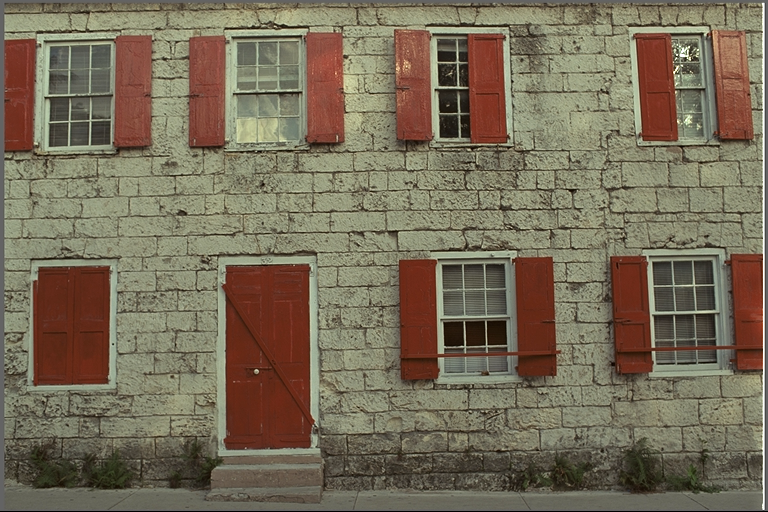
%> input picture BIQE/im1.png, 768 x 512 px
$ octave demo.m   (GNU Octave 9; MATLAB toolbox functions it lacks are replaced by stand-ins)
%> lines starting %> are read from the running program, lines starting %| are printed output that depends on the picture
%> further down, im1 is the input picture: size 512x768x3 uint8; mean R, G, B 119.8, 108.7, 88.4
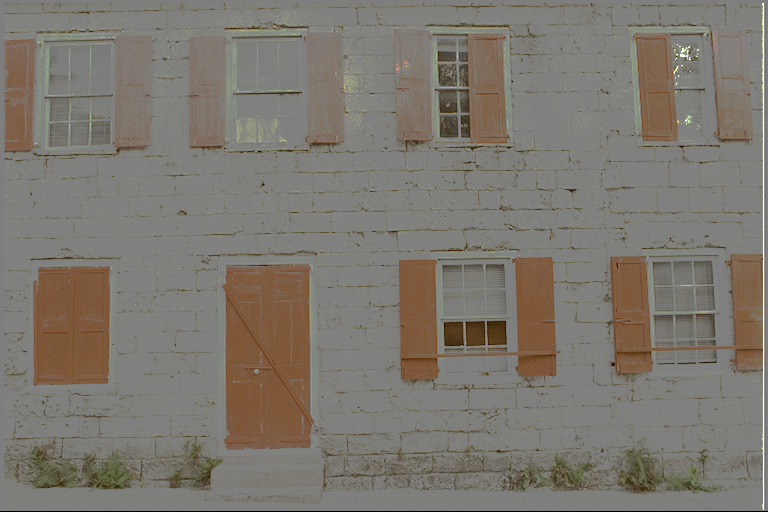
%> input picture BIQE/im2.png, 768 x 512 px
%> further down, im2 is the input picture: size 512x768x3 uint8; mean R, G, B 125, 119.5, 111.5
### BIQE/computequality.m
function  quality = computequality(im,mu_prisparam,cov_prisparam,principleVectors,meanOfSampleData)

blocksizerow    = 84;
blocksizecol    = 84;
blockrowoverlap = 0;
blockcoloverlap = 0;
sigmaForGauDerivative = 1.66;
KforLog = 0.00001;
normalizedWidth = 524;
minWaveLength = 2.4;
sigmaOnf = 0.55;
mult = 1.31;
dThetaOnSigma = 1.10;
scaleFactorForLoG = 0.87;
scaleFactorForGaussianDer = 0.28;
sigmaForDownsample = 0.9;

infConst = 10000;
nanConst = 2000;

window = fspecial('gaussian',5,5/6);
window = window/sum(sum(window));

im = imresize(im, [normalizedWidth normalizedWidth]);
% ---------------------------------------------------------------
%Number of features, 234 features at each scale
featnum = 234;
%----------------------------------------------------------------
%Compute features
imColor = double(im);

O1 = 0.3*imColor(:,:,1) + 0.04*imColor(:,:,2) - 0.35*imColor(:,:,3);
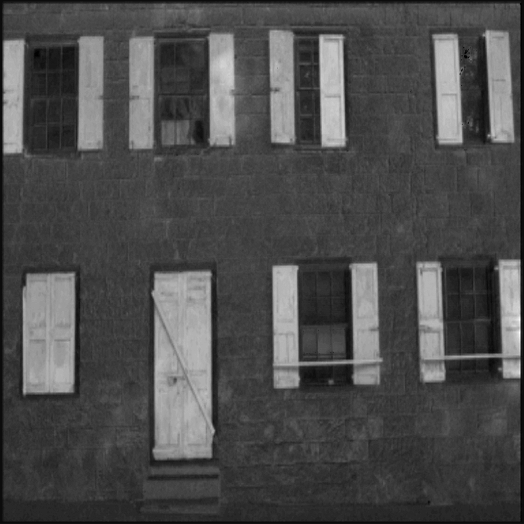
%> O1: size 524x524 double; min -3.02, max 37.62, mean 9.3; drawn with min black and max white
O2 = 0.34*imColor(:,:,1) - 0.6*imColor(:,:,2) + 0.17*imColor(:,:,3);
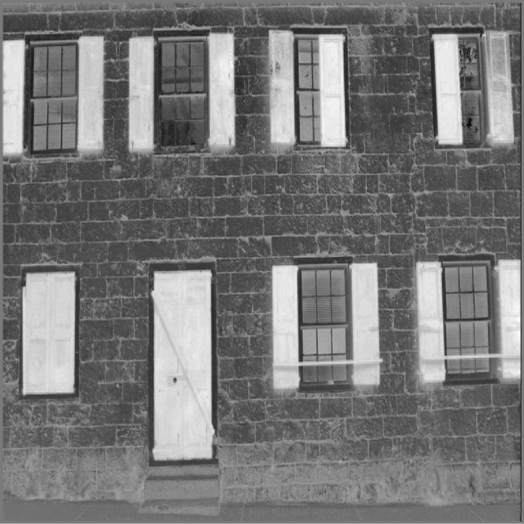
%> O2: size 524x524 double; min -37.17, max 21.86, mean -9.5; drawn with min black and max white
O3 = 0.06*imColor(:,:,1) + 0.63*imColor(:,:,2) + 0.27*imColor(:,:,3);

RChannel = imColor(:,:,1);
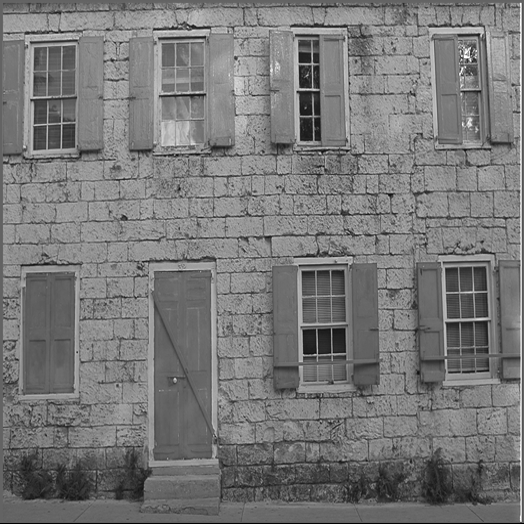
%> RChannel: size 524x524 double; min 0, max 255, mean 119.8
GChannel = imColor(:,:,2);
BChannel = imColor(:,:,3);

[row, col] = size(O3);
%> row = 524; col = 524
block_rownum = floor(row/blocksizerow);
%> block_rownum = 6
block_colnum = floor(col/blocksizecol);
%> block_colnum = 6
O1 = O1(1:block_rownum*blocksizerow,1:block_colnum*blocksizecol);
O2 = O2(1:block_rownum*blocksizerow,1:block_colnum*blocksizecol);
O3 = O3(1:block_rownum*blocksizerow,1:block_colnum*blocksizecol);
RChannel = RChannel(1:block_rownum*blocksizerow,1:block_colnum*blocksizecol);
GChannel = GChannel(1:block_rownum*blocksizerow,1:block_colnum*blocksizecol);
BChannel = BChannel(1:block_rownum*blocksizerow,1:block_colnum*blocksizecol);

feat = [];

for itr_scale = 1:2
    mu  = imfilter(O3,window,'replicate');
    mu_sq  = mu.*mu;
    sigma = sqrt(abs(imfilter(O3.*O3,window,'replicate') - mu_sq));
    structdis = (O3-mu)./(sigma+1);

    [dx, dy] = gauDerivative(sigmaForGauDerivative/(itr_scale^scaleFactorForGaussianDer));
    compRes = conv2(O1, dx + 1i*dy, 'same');
    IxO1 = real(compRes);
    IyO1 = imag(compRes);
    GMO1 = sqrt(IxO1.^2 + IyO1.^2) + eps;

    compRes = conv2(O2, dx + 1i*dy, 'same');
    IxO2 = real(compRes);
    IyO2 = imag(compRes);
    GMO2 = sqrt(IxO2.^2 + IyO2.^2) + eps;

    compRes = conv2(O3, dx + 1i*dy, 'same');
    IxO3 = real(compRes);
    IyO3 = imag(compRes);
    GMO3 = sqrt(IxO3.^2 + IyO3.^2) + eps;


        logR = log(RChannel + KforLog);
        logG = log(GChannel + KforLog);
        logB = log(BChannel + KforLog);
        logRMS = logR - mean2(logR);
        logGMS = logG - mean2(logG);
        logBMS = logB - mean2(logB);

        Intensity = (logRMS + logGMS + logBMS) / sqrt(3);
        BY = (logRMS + logGMS - 2 * logBMS) / sqrt(6);
        RG = (logRMS - logGMS) / sqrt(2);


    compositeMat = zeros(size(structdis,1),size(structdis,2),109);
    compositeMat(:,:,1) = structdis;
    compositeMat(:,:,2) = GMO1;
    compositeMat(:,:,3) = GMO2;
    compositeMat(:,:,4) = GMO3;
    compositeMat(:,:,5) = Intensity;
    compositeMat(:,:,6) = BY;
    compositeMat(:,:,7) = RG;
    compositeMat(:,:,8) = IxO1;
    compositeMat(:,:,9) = IyO1;
    compositeMat(:,:,10) = IxO2;
    compositeMat(:,:,11) = IyO2;
    compositeMat(:,:,12) = IxO3;
    compositeMat(:,:,13) = IyO3;

        [rows,cols] = size(O3);
        LGFilters = logGabors(rows,cols,minWaveLength/(itr_scale^scaleFactorForLoG),sigmaOnf,mult,dThetaOnSigma);
        fftIm = fft2(O3);
        logResponse = zeros(rows,cols,24);
        partialDer = zeros(rows,cols,48);
        GM = zeros(rows,cols,24);
        for scaleIndex = 1:3
            for oriIndex = 1:4
                    response = ifft2(LGFilters{scaleIndex,oriIndex}.*fftIm);
                    realRes = real(response);
                    imagRes = imag(response);

                    compRes = conv2(realRes, dx + 1i*dy, 'same');
                    partialXReal = real(compRes);
                    partialYReal = imag(compRes);
                    realGM = sqrt(partialXReal.^2 + partialYReal.^2) + eps;
                    compRes = conv2(imagRes, dx + 1i*dy, 'same');
                    partialXImag = real(compRes);
                    partialYImag = imag(compRes);
                    imagGM = sqrt(partialXImag.^2 + partialYImag.^2) + eps;
                    logResponse(:,:,(scaleIndex-1)*8 + (oriIndex-1) * 2 + 1) = realRes;
                    logResponse(:,:,(scaleIndex-1)*8 + (oriIndex-1) * 2 + 2) = imagRes;

                    partialDer(:,:,(scaleIndex-1)*16 + (oriIndex-1) * 4 + 1) = partialXReal;
                    partialDer(:,:,(scaleIndex-1)*16 + (oriIndex-1) * 4 + 2) = partialYReal;
                    partialDer(:,:,(scaleIndex-1)*16 + (oriIndex-1) * 4 + 3) = partialXImag;
                    partialDer(:,:,(scaleIndex-1)*16 + (oriIndex-1) * 4 + 4) = partialYImag;

                    GM(:,:,(scaleIndex-1)*8 + (oriIndex-1) * 2 + 1) = realGM;
                    GM(:,:,(scaleIndex-1)*8 + (oriIndex-1) * 2 + 2) = imagGM;
            end
        end
    compositeMat(:,:,14:37) = logResponse;
    compositeMat(:,:,38:85) = partialDer;
    compositeMat(:,:,86:109) = GM;

    feat_scale = blockproc(compositeMat,[blocksizerow/itr_scale blocksizecol/itr_scale],@computefeature,...
                               'BorderSize', [blockrowoverlap/itr_scale blockcoloverlap/itr_scale],...
                               'PadMethod','symmetric','UseParallel',1,'TrimBorder',0);
    feat_scale = reshape(feat_scale,[featnum size(feat_scale,1)*size(feat_scale,2)/featnum]);
    feat_scale = feat_scale';

     feat = [feat feat_scale];
        gauForDS = fspecial('gaussian',ceil(6*sigmaForDownsample),sigmaForDownsample);
        filterResult = imfilter(O1,gauForDS,'replicate');
        O1 = filterResult(1:2:end,1:2:end);
        filterResult = imfilter(O2,gauForDS,'replicate');
        O2 = filterResult(1:2:end,1:2:end);
        filterResult = imfilter(O3,gauForDS,'replicate');
        O3 = filterResult(1:2:end,1:2:end);

        filterResult = imfilter(RChannel,gauForDS,'replicate');
        RChannel = filterResult(1:2:end,1:2:end);
        filterResult = imfilter(GChannel,gauForDS,'replicate');
        GChannel = filterResult(1:2:end,1:2:end);
        filterResult = imfilter(BChannel,gauForDS,'replicate');
        BChannel = filterResult(1:2:end,1:2:end);
end

% Fit a MVG model to distorted patch features
infIndicator = isinf(feat);
feat(infIndicator) = infConst;

data = feat';
meanMatrix = repmat(meanOfSampleData,1,size(data,2));
coefficientsViaPCA = principleVectors'*(data - meanMatrix);

distparam = coefficientsViaPCA';
mu_distparam     = nanmean(distparam);
cov_distparam    = nancov(distparam);

nanIndicator = isnan(mu_distparam);
mu_distparam(nanIndicator) = nanConst;
nanIndicator = isnan(cov_distparam);
cov_distparam(nanIndicator) = nanConst;

invcov_param = pinv((cov_prisparam+cov_distparam)/2);
dist = [];
for indexFeature = 1:size(distparam,1)
    currentFea = distparam(indexFeature,:);
    %currentFea may contain nan fields and they are replaced by the
    %corresponding fields in mu_distparam
    nanIndicator = isnan(currentFea);
    currentFea(nanIndicator) = mu_distparam(nanIndicator);

    thisDist = sqrt((currentFea - mu_prisparam)*invcov_param*(currentFea - mu_prisparam)');
    dist = [dist;thisDist];
end
quality = mean(dist);

### BIQE/computefeature.m
function feat = computefeature(structdis)
data = structdis.data;
feat = [];

MSCN = data(:,:,1);
[alpha, betal, betar] = estimateaggdparam(MSCN(:));
feat = [feat;alpha;(betal+betar)/2];

shifts = [0 1;1 0;1 1;1 -1];

%another 16 parameters
for itr_shift =1:4
    shifted_MSCN = circshift(MSCN,shifts(itr_shift,:));
    pair = MSCN(:).*shifted_MSCN(:);
    [alpha, betal, betar]  = estimateaggdparam(pair);
    meanparam = (betar-betal)*(gamma(2/alpha)/gamma(1/alpha));
    feat = [feat;alpha;meanparam;betal;betar];
end

%next, we extract the Weibull parameters
for index = 2:4
    currentRes = data(:,:,index);
    phat1 = wblfit(currentRes(:));
    feat = [feat;phat1'];
end

for index = 5:7
    currentRes = data(:,:,index);
    mu = mean2(currentRes(:));
    sigmaSquare = var(currentRes(:));
    feat = [feat;mu;sigmaSquare];
end

for index = 8:85
    currentRes = data(:,:,index);
    [alpha, betal, betar] = estimateaggdparam(currentRes(:));
    feat = [feat;alpha;(betal+betar)/2];
end

for index = 86:109
    currentRes = data(:,:,index);
    phat1 = wblfit(currentRes(:));
    feat = [feat;phat1'];
end

### BIQE/estimateaggdparam.m
function [alpha, betal, betar] = estimateaggdparam(vec)


gam   = 0.2:0.001:10;
r_gam = ((gamma(2./gam)).^2)./(gamma(1./gam).*gamma(3./gam));


leftstd            = sqrt(mean((vec(vec<0)).^2));
rightstd           = sqrt(mean((vec(vec>0)).^2));

gammahat           = leftstd/rightstd;
rhat               = (mean(abs(vec)))^2/mean((vec).^2);
rhatnorm           = (rhat*(gammahat^3 +1)*(gammahat+1))/((gammahat^2 +1)^2);
[~, array_position] = min((r_gam - rhatnorm).^2);
alpha              = gam(array_position);

betal              = leftstd *sqrt(gamma(1/alpha)/gamma(3/alpha));
betar              = rightstd*sqrt(gamma(1/alpha)/gamma(3/alpha));

### BIQE/gauDerivative.m
function [gauDerX, gauDerY] = gauDerivative(sigma)

halfLength = ceil(3*sigma);
% gauDerX = zeros(halfLength*2+1, halfLength*2+1);
% gauDerY = gauDerX;
[x, y] = meshgrid(-halfLength:1:halfLength, -halfLength:1:halfLength);

gauDerX = x.* exp(-(x.^2 + y.^2)/2/sigma/sigma);
gauDerY = y.* exp(-(x.^2 + y.^2)/2/sigma/sigma);

% [7 lines of commented-out code are left out]

### BIQE/logGabors.m
%%%%%%%%%%%%%%%%%%%%%%%%%%%%%%%%%%%%%%%%%%%%%%%%%%%%%%%%%%%%%%%%%%%%%%%%%%%%%%%%%%

function filter = logGabors(rows, cols,minWaveLength, sigmaOnf,mult,dThetaOnSigma)

nscale          = 3;     % Number of wavelet scales.
norient         = 4;     % Number of filter orientations.

thetaSigma = pi/norient/dThetaOnSigma;  % Calculate the standard deviation of the
                                        % angular Gaussian function used to
                                        % construct filters in the freq. plane.
% Pre-compute some stuff to speed up filter construction

% Set up X and Y matrices with ranges normalised to +/- 0.5
% The following code adjusts things appropriately for odd and even values
% of rows and columns.
if mod(cols,2)
    xrange = [-(cols-1)/2:(cols-1)/2]/(cols-1);
else
    xrange = [-cols/2:(cols/2-1)]/cols;
end

if mod(rows,2)
    yrange = [-(rows-1)/2:(rows-1)/2]/(rows-1);
else
    yrange = [-rows/2:(rows/2-1)]/rows;
end

[x,y] = meshgrid(xrange, yrange);

radius = sqrt(x.^2 + y.^2);       % Matrix values contain *normalised* radius from centre.
theta = atan2(-y,x);              % Matrix values contain polar angle.
                                  % (note -ve y is used to give +ve
                                  % anti-clockwise angles)

radius = ifftshift(radius);       % Quadrant shift radius and theta so that filters
theta  = ifftshift(theta);        % are constructed with 0 frequency at the corners.
radius(1,1) = 1;                  % Get rid of the 0 radius value at the 0
                                  % frequency point (now at top-left corner)
                                  % so that taking the log of the radius will
                                  % not cause trouble.

sintheta = sin(theta);
costheta = cos(theta);

% Filters are constructed in terms of two components.
% 1) The radial component, which controls the frequency band that the filter
%    responds to
% 2) The angular component, which controls the orientation that the filter
%    responds to.
% The two components are multiplied together to construct the overall filter.

% Construct the radial filter components...

% First construct a low-pass filter that is as large as possible, yet falls
% away to zero at the boundaries.  All log Gabor filters are multiplied by
% this to ensure no extra frequencies at the 'corners' of the FFT are
% incorporated as this seems to upset the normalisation process when
% calculating phase congrunecy.
logGabor = cell(1,nscale);

for s = 1:nscale
    wavelength = minWaveLength*mult^(s-1);
    fo = 1.0/wavelength;                  % Centre frequency of filter.
    logGabor{s} = exp((-(log(radius/fo)).^2) / (2 * log(sigmaOnf)^2));
    logGabor{s}(1,1) = 0;                 % Set the value at the 0 frequency point of the filter
                                          % back to zero (undo the radius fudge).
end

% Then construct the angular filter components...
spread = cell(1,norient);
for o = 1:norient
  angl = (o-1)*pi/norient;           % Filter angle.

  % For each point in the filter matrix calculate the angular distance from
  % the specified filter orientation.  To overcome the angular wrap-around
  % problem sine difference and cosine difference values are first computed
  % and then the atan2 function is used to determine angular distance.

  ds = sintheta * cos(angl) - costheta * sin(angl);    % Difference in sine.
  dc = costheta * cos(angl) + sintheta * sin(angl);    % Difference in cosine.
  dtheta = abs(atan2(ds,dc));                          % Absolute angular distance.
  spread{o} = exp((-dtheta.^2) / (2 * thetaSigma^2));  % Calculate the
                                                       % angular filter component.
end

for o = 1:norient                    % For each orientation.
  for s = 1:nscale,                  % For each scale.
    filter{s,o} = logGabor{s} .* spread{o};   % Multiply radial and angular
                                         % components to get the filter.
    % Convolve image with even and odd filters returning the result in EO
%     EO{s,o} = ifft2(imagefft .* filter);
  end
end

### BIQE/demo.m


clear;
clc;

im1 = imread('im1.png');
im2 = imread('im2.png');

templateModel = load('templatemodel.mat');
templateModel = templateModel.templateModel;
mu_prisparam = templateModel{1};
cov_prisparam = templateModel{2};
meanOfSampleData = templateModel{3};
principleVectors = templateModel{4};

%> (the run ends here)
